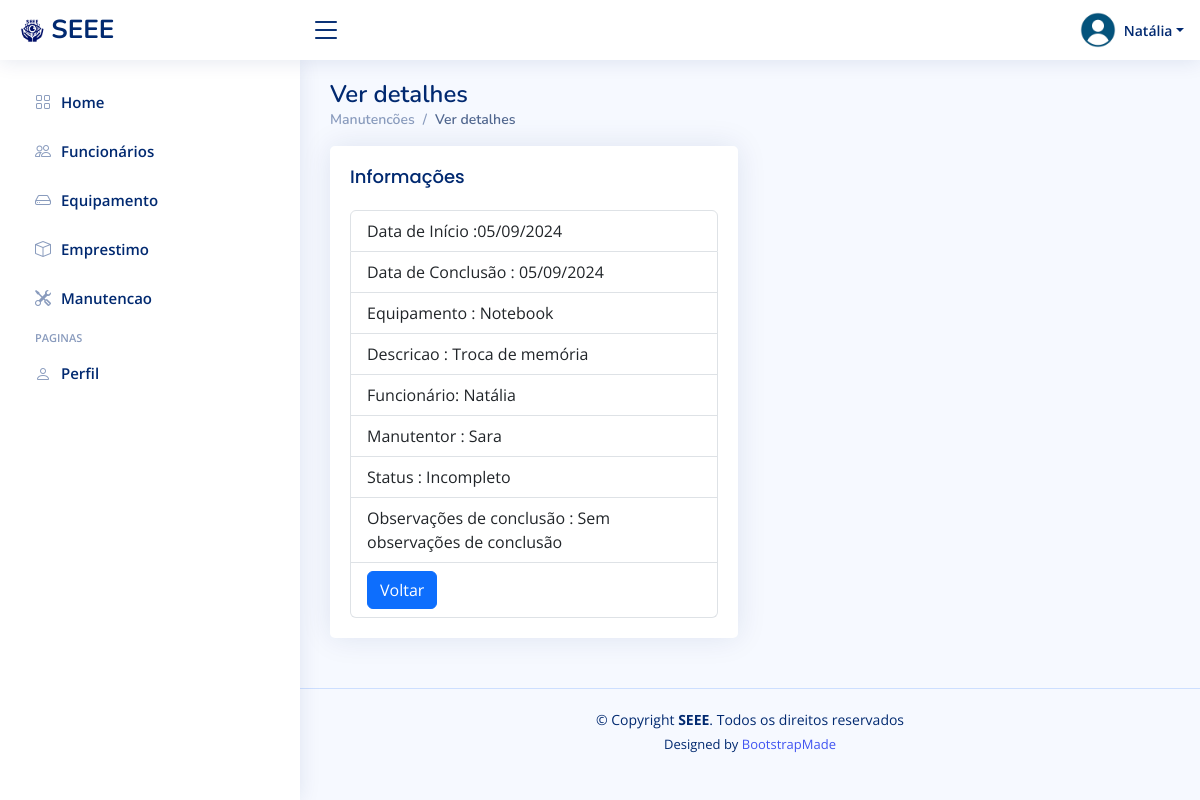
Page /manutencao/detalhar/38/ (signed in) on the committed database.
### manutencao/models.py (models this page shows, shortened)
class Manutencao(models.Model):
    equipamento = models.ForeignKey(Equipamento, on_delete=models.CASCADE)
    funcionario = models.ForeignKey(Funcionario, on_delete=models.CASCADE, null=True)
    descricao = models.TextField()
    dataInicio = models.DateField(default=now, null=True, blank=True)
    dataConclusao = models.DateField(null=True, blank=True)
    manutentor = models.CharField(max_length=100)
    observacoesDeConclusao = models.TextField(null=True, blank=True)
    status = models.IntegerField(choices=[
        (1, 'Concluído'),
        (2, 'Em Andamento'),
        (3, 'Incompleto')
    ], default=2)

### equipamento/models.py (models this page shows, shortened)
class Equipamento(models.Model):
    nome = models.CharField(max_length=100)
    codigo = models.CharField(max_length=50, unique=True)
    marca = models.CharField(max_length=50)
    status = models.PositiveIntegerField(choices=[(1, 'Disponível'), (2, 'Emprestado'), (3, 'Em Manutenção')], default=1)

### manutencao/views.py (the view)
# urls.py: path('detalhar/<int:pk>/', views.detalhar_manutencao, name='detalhar_manutencao'),
@login_required
def detalhar_manutencao(request, pk):
    manutencao = Manutencao.objects.get(pk=pk)
    return render(request, 'manutencao/detalhar_manutencao.html', {'manutencao':manutencao})

### funcionario/contextProcess.py (called while the page is built)
def user_group_context(request):
    user = request.user
    isAdmin = user.groups.filter(name='Admin').exists()
    isFuncionario = user.groups.filter(name='Funcionarios').exists()
    return {
        'isAdmin': isAdmin,
        'isDuncionario': isFuncionario,
    }

### templates/manutencao/detalhar_manutencao.html
{% extends 'funcionario/_base.html'%}
{% block content %}
<div class="pagetitle">
  <h1>Ver detalhes</h1>
  <nav>
    <ol class="breadcrumb">
      <li class="breadcrumb-item"><a href="/manutencao/">Manutencões</a></li>
      <li class="breadcrumb-item active">Ver detalhes</li>
    </ol>
  </nav>
</div>
<section class="section">
    <div class="row">
      <div class="col-lg-6">
        <div class="card">
          <div class="card-body">
            <h5 class="card-title">Informações</h5>
            <ul class="list-group">
              <li class="list-group-item">Data de Início :{{ manutencao.dataInicio|date:"d/m/Y" }}</li>
              <li class="list-group-item">Data de Conclusão :
              {% if manutencao.dataConclusao %}
              {{ manutencao.dataConclusao|date:"d/m/Y" }}
              {% else %}
              Manutenção não concluída
              {% endif %}
              </li>
              <li class="list-group-item">Equipamento : {{ manutencao.equipamento.nome }}</li>
              <li class="list-group-item">Descricao : {{ manutencao.descricao }}</li>
              <li class="list-group-item">Funcionário:
              {% if manutencao.funcionario.username %}
                 {{ manutencao.funcionario.username }}
              {% else %}
              Root
              {% endif %}
              </li>
              <li class="list-group-item">Manutentor : {{ manutencao.manutentor }}</li>
              <li class="list-group-item">Status : {{ manutencao.get_status_display }}</li>
              <li class="list-group-item">Observações de conclusão :
              {% if manutencao.observacoesDeConclusao %}
                {{ manutencao.observacoesDeConclusao }}
              {% else %}
                Sem observações de conclusão
              {% endif %}
              </li>
              <li class="list-group-item"><a class="btn btn-primary" href="/manutencao/">Voltar</a></li>
            </ul>
          </div>
        </div>
    </div>
  </section>
{% endblock %}

### templates/funcionario/_base.html (shortened to what this page needs)
{% load static %}
<!DOCTYPE html>
<html lang="pt-br">
<head>
  <link href="{% static 'assets/vendor/bootstrap/css/bootstrap.min.css' %}" rel="stylesheet">
  <link href="{% static 'assets/vendor/bootstrap-icons/bootstrap-icons.css' %}" rel="stylesheet">
  <link href="{% static 'assets/vendor/boxicons/css/boxicons.min.css' %}" rel="stylesheet">
  <link href="{% static 'assets/vendor/quill/quill.snow.css' %}" rel="stylesheet">
  <link href="{% static 'assets/vendor/quill/quill.bubble.css' %}" rel="stylesheet">
  <link href="{% static 'assets/vendor/remixicon/remixicon.css' %}" rel="stylesheet">
  <link href="{% static 'assets/vendor/simple-datatables/style.css' %}" rel="stylesheet">
  <link href="{% static 'assets/css/style.css' %}" rel="stylesheet">
</head>
<body>
  <header id="header" class="header fixed-top d-flex align-items-center">
    <div class="d-flex align-items-center justify-content-between">
      <a href="/funcionario/" class="logo d-flex align-items-center">
        <img src="{% static 'assets/img/SEEE.png' %}" alt="">
        <span class="d-none d-lg-block">SEEE</span>
      </a>
      <i class="bi bi-list toggle-sidebar-btn"></i>
    </div>
    <nav class="header-nav ms-auto">
      <ul class="d-flex align-items-center">
        <li class="nav-item dropdown pe-3">
          <a class="nav-link nav-profile d-flex align-items-center pe-0" href="#" data-bs-toggle="dropdown">
            <img src="{% static 'assets/img/profile.png' %}" alt="Profile" class="rounded-circle">
            <span class="d-none d-md-block dropdown-toggle ps-2">{{ user.username }}</span>
          </a>
        </li>
      </ul>
    </nav>
  </header>
  {% include 'funcionario/sidebar.html'%}
  <main id="main" class="main">
    {% block content %}
    {% endblock %}
  </main>
  <footer id="footer" class="footer">
    <div class="copyright">
      &copy; Copyright <strong><span>SEEE</span></strong>. Todos os direitos reservados
    </div>
    <div class="credits">
      Designed by <a href="https://bootstrapmade.com/">BootstrapMade</a>
    </div>
  </footer>
</body>
</html>

### static/assets/css/style.css (style rules this page uses)
:root { scroll-behavior: smooth; }
body { font-family: "Open Sans", sans-serif; background: #f6f9ff; color: #444444; }
a { color: #4154f1; text-decoration: none; }
h1, h2, h3, h4, h5, h6 { font-family: "Nunito", sans-serif; }
#main { margin-top: 60px; padding: 20px 30px; transition: all 0.3s; }
.pagetitle { margin-bottom: 10px; }
.pagetitle h1 { font-size: 24px; margin-bottom: 0; font-weight: 600; color: #012970; }
.card { margin-bottom: 30px; border: none; border-radius: 5px; box-shadow: 0px 0 30px rgba(1, 41, 112, 0.1); }
.card-title { padding: 20px 0 15px 0; font-size: 18px; font-weight: 500; color: #012970; font-family: "Poppins", sans-serif; }
.card-body { padding: 0 20px 20px 20px; }
.breadcrumb { font-size: 14px; font-family: "Nunito", sans-serif; color: #899bbd; font-weight: 600; }
.breadcrumb a { color: #899bbd; transition: 0.3s; }
.breadcrumb .breadcrumb-item::before { color: #899bbd; }
.breadcrumb .active { color: #51678f; font-weight: 600; }
.logo { line-height: 1; }
@media (min-width: 1200px) { .logo { width: 280px; } }
.logo img { max-height: 26px; margin-right: 6px; }
.logo span { font-size: 26px; font-weight: 700; color: #012970; font-family: "Nunito", sans-serif; }
.header { transition: all 0.5s; z-index: 997; height: 60px; box-shadow: 0px 2px 20px rgba(1, 41, 112, 0.1); background-color: #fff; padding-left: 20px; }
.header .toggle-sidebar-btn { font-size: 32px; padding-left: 10px; cursor: pointer; color: #012970; }
.header-nav ul { list-style: none; }
.header-nav>ul { margin: 0; padding: 0; }
.header-nav .nav-profile { color: #012970; }
.header-nav .nav-profile img { max-height: 36px; }
.header-nav .nav-profile span { font-size: 14px; font-weight: 600; }
@media (min-width: 1200px) { #main, #footer { margin-left: 300px; } }
.footer { padding: 20px 0; font-size: 14px; transition: all 0.3s; border-top: 1px solid #cddfff; }
.footer .copyright { text-align: center; color: #012970; }
.footer .credits { padding-top: 5px; text-align: center; font-size: 13px; color: #012970; }

### rows in the picture
Manutencao: dataInicio "05/09/2024", dataConclusao "05/09/2024", equipamento.nome "Notebook", descricao "Troca de memória", funcionario.username "Natália", manutentor "Sara", status "Incompleto"

### other values in the picture
{{ user.username }} "Natália"
